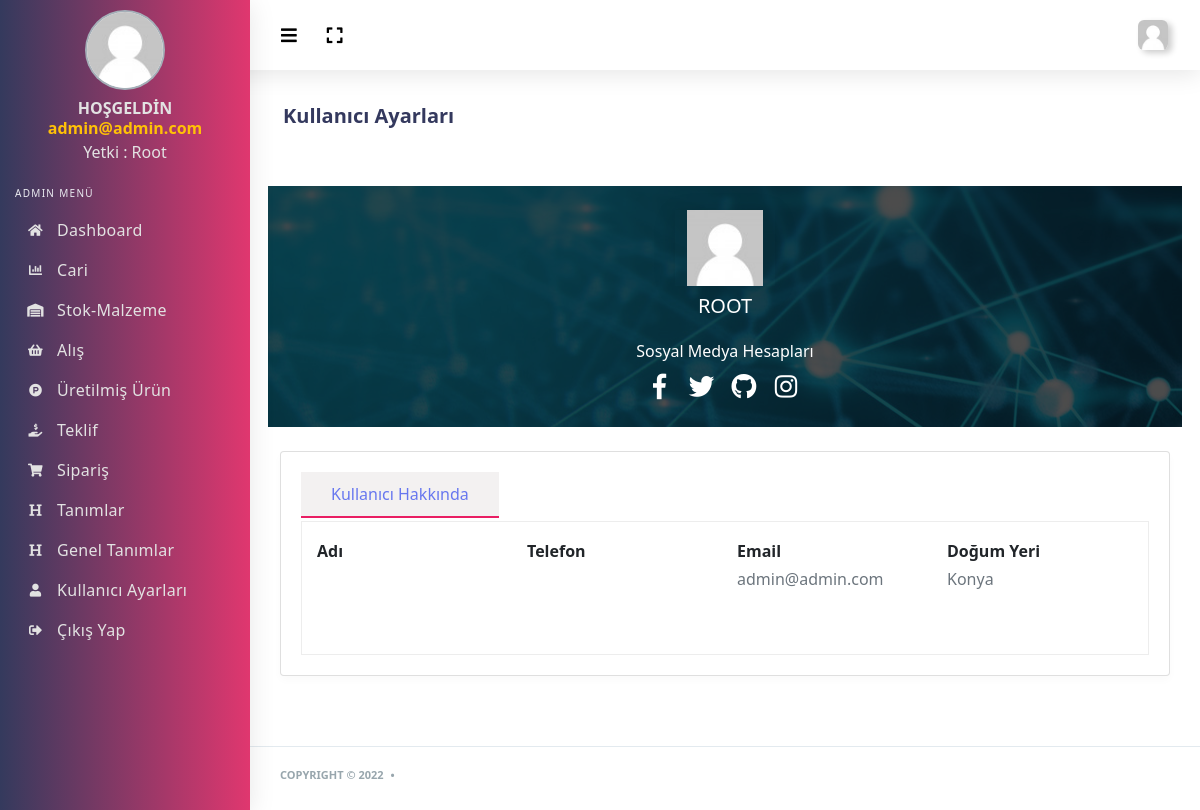
The app's page /admin/kullanici-profil.php (signed in) with its own data.
### tables this page shows
CREATE TABLE `kullanici_tbl` (
  `kullanici_id` int(11) NOT NULL,
  `kullanici_foto` varchar(500) NOT NULL,
  `kullanici_ad` varchar(50) NOT NULL,
  `kullanici_sifre` varchar(50) NOT NULL,
  `kullanici_zaman` date NOT NULL,
  `kullanici_hakkinda` text NOT NULL,
  `kullanici_dogumyeri` varchar(50) NOT NULL,
  `kullanici_adsoyad` varchar(100) NOT NULL,
  `kullanici_yetki` int(2) NOT NULL,
  `kullanici_facebook` varchar(500) NOT NULL,
  `kullanici_twitter` varchar(500) NOT NULL,
  `kullanici_github` varchar(500) NOT NULL,
  `kullanici_instagram` varchar(500) NOT NULL,
  `kullanici_tel` varchar(50) NOT NULL
);

### admin/kullanici-profil.php (the view, shortened to what this page needs)
<?php include 'header.php' ?>
<?php include 'sidebar.php' ?>
<div class="main-content">
  <section class="section">
    <div class="section-header">
      <div class="row">
        <div class="col-xl-6 col-lg-6 col-md-6 col-sm-12">
          <div class="section-header-breadcrumb-content">
            <h1>Kullanıcı Ayarları</h1>
          </div>
        </div>
      </div>
    </div>
    <div class="section-body">
      <div class="row mt-sm-4 background-image-body">
        <div class="col-md-12 col-lg-12 box-center">
          <div class="row author-box">
            <img alt="image" src="<?php echo $kullanicicek['kullanici_foto'] ?>" class="author-box-picture box-center mt-4">
          </div>
          <div class="row author-box">
            <div class="page-inner box-center align-center">
              <div class="page-description">
                <h5><?php
                if ($kullanicicek['kullanici_yetki']==0 ) {
                  echo "ROOT";
                }elseif ($kullanicicek['kullanici_yetki']==1 ) {
                  echo "YÖNETİCİ";
                }elseif ($kullanicicek['kullanici_yetki']==2 ) {
                  echo "ÜYE";
                }else{
                  echo "KULLANICI";
                }
                ?></h5>
              </div>
            </div>
          </div>
          <div class="row author-box mb-4">
            <div class="box-center align-center">
              <div class="mb-2 mt-3">
                <h6>Sosyal Medya Hesapları</h6>
              </div>
              <a href="<?php echo $kullanicicek['kullanici_facebook']?>" class="btn btn-social-icon mr-1 btn-facebook">
                <i class="fab fa-facebook-f"></i>
              </a>
              <a href="<?php echo $kullanicicek['kullanici_twitter'] ?>" class="btn btn-social-icon mr-1 btn-twitter">
                <i class="fab fa-twitter"></i>
              </a>
              <a href="<?php echo $kullanicicek['kullanici_github'] ?>" class="btn btn-social-icon mr-1 btn-github">
                <i class="fab fa-github"></i>
              </a>
              <a href="<?php echo $kullanicicek['kullanici_instagram'] ?>" class="btn btn-social-icon mr-1 btn-instagram">
                <i class="fab fa-instagram"></i>
              </a>
            </div>
          </div>
        </div>
      </div>
      <div class="row mt-sm-4">
        <div class="col-12 col-md-12 col-lg-12">
          <div class="card">
            <div class="padding-20">
              <ul class="nav nav-pills mb-1" id="myTab2" role="tablist">
                <li class="nav-item">
                  <a class="nav-link active" id="home-tab2" data-toggle="tab" href="#about" role="tab"
                  aria-selected="true">Kullanıcı Hakkında</a>
                </li>
              </ul>
              <div class="tab-content tab-bordered" id="myTab3Content">
                <div class="tab-pane fade show active" id="about" role="tabpanel" aria-labelledby="home-tab2">
                  <div class="row">
                    <div class="col-md-3 col-6 b-r">
                      <strong>Adı</strong>
                      <br>
                    </div>
                    <div class="col-md-3 col-6 b-r">
                      <strong>Telefon</strong>
                      <br>
                    </div>
                    <div class="col-md-3 col-6 b-r">
                      <strong>Email</strong>
                      <br>
                      <p class="text-muted"><?php echo $kullanicicek['kullanici_ad'] ?></p>
                    </div>
                    <div class="col-md-3 col-6">
                      <strong>Doğum Yeri</strong>
                      <br>
                      <p class="text-muted"><?php echo $kullanicicek['kullanici_dogumyeri']; ?></p>
                    </div>
                  </div>
                </div>
              </div>
            </div>
          </div>
        </div>
      </div>
    </div>
  </section>
</div>
</div>
<?php include 'footer.php' ?>

### admin/header.php (shortened to what this page needs)
<?php
include '../baglan.php';
$kullanicisor =$db->prepare("SELECT * FROM kullanici_tbl WHERE kullanici_ad=:ad");
$kullanicisor->execute(array(
  'ad' => $_SESSION['kullanici_ad']
));
$kullanicicek=$kullanicisor->fetch(PDO::FETCH_ASSOC);
?>
<!DOCTYPE html>
<html lang="en">
<head>
  <link rel="stylesheet" href="assets/css/app.min.css">
  <link rel="stylesheet" href="assets/css/style.css">
  <link rel="stylesheet" href="assets/css/components.css">
  <link rel="stylesheet" href="assets/bundles/bootstrap-social/bootstrap-social.css">
  <link rel="stylesheet" href="assets/bundles/flag-icon-css/css/flag-icon.min.css">
  <link rel="stylesheet" href="assets/dropzone/dist/dropzone.css">
  <link rel="stylesheet" href="assets/dropzone/dist/basic.css">
  <link rel="stylesheet" href="assets/css/bootstrap.min.css">
</head>
<body>
  <div id="app">
    <div class="main-wrapper main-wrapper-1">
      <div class="navbar-bg"></div>
      <nav class="navbar navbar-expand-lg main-navbar">
        <div class="form-inline mr-auto">
          <ul class="navbar-nav mr-3">
            <li><a href="#" data-toggle="sidebar" class="nav-link nav-link-lg collapse-btn"><i
              class="fas fa-bars"></i></a></li>
              <li><a href="#" class="nav-link nav-link-lg fullscreen-btn">
                <i class="fas fa-expand"></i>
              </a>
            </li>
          </ul>
        </div>
        <ul class="navbar-nav navbar-right">
          <li class="dropdown"><a href="#" data-toggle="dropdown"
            class="nav-link dropdown-toggle nav-link-lg nav-link-user">
            <img alt="image" src="<?=$kullanicicek['kullanici_foto'] ?>" class="user-img-radious-style">
            <span class="d-sm-none d-lg-inline-block"></span></a>
          </li>
        </ul>
      </nav>

### admin/sidebar.php
<?php
$kullanicisor =$db->prepare("SELECT * FROM kullanici_tbl WHERE kullanici_ad=:ad");
$kullanicisor->execute(array(
  'ad' => $_SESSION['kullanici_ad']
));
$kullanicicek=$kullanicisor->fetch(PDO::FETCH_ASSOC);
?>
<div class="main-sidebar sidebar-style-2">
  <aside id="sidebar-wrapper">
    <ul class="sidebar-menu">
      <li class="dropdown active" style="display: block;">
        <div class="sidebar-profile">
          <div class="siderbar-profile-pic">
            <img src="<?php echo $kullanicicek['kullanici_foto'] ?>" class="profile-img-circle box-center" alt="User Image">
          </div>
          <div class="siderbar-profile-details">
            <div class="siderbar-profile-name">HOŞGELDİN</div>
            <div class="siderbar-profile-name text-warning"><?php echo $_SESSION['kullanici_ad'] ?> </div>
            <div class="sidebar-profile-position">
              <?php if ($kullanicicek['kullanici_yetki']==0) {
                echo "Yetki : Root";
              }elseif ($kullanicicek['kullanici_yetki']==1) {
                echo "Yetki: Yönetici";
              }else{echo "Yetki: Üye";}
              ?></div>
            </div>
          </div>
        </li>
        <li class="menu-header">Admin Menü</li>
        <li><a class="nav-link" href="index.php"><i class="fas fa-home"></i><span>Dashboard</span></a></li>
        <?php if($kullanicicek['kullanici_yetki']<=1) { ?>
          <li><a class="nav-link" href="cari.php"><i class="fas fa-chart-bar"></i><span>Cari</span></a></li>
          <li><a class="nav-link" href="stok.php"><i class="fas fa-warehouse"></i><span>Stok-Malzeme</span></a></li>
          <li><a class="nav-link" href="alis.php"><i class="fas fa-shopping-basket"></i><span>Alış</span></a></li>
          <li><a class="nav-link" href="urun.php"><i class="fab fa-product-hunt"></i><span>Üretilmiş Ürün</span></a></li>
          <li><a class="nav-link" href="teklif.php"><i class="fas fa-hand-holding-usd"></i><span>Teklif</span></a></li>
          <li><a class="nav-link" href="siparis.php"><i class="fas fa-shopping-cart"></i><span>Sipariş</span></a></li>
          <li><a class="nav-link" href="tanimlar.php"><i class="fas fa-heading"></i><span>Tanımlar</span></a></li>
          <li><a class="nav-link" href="geneltanimlar.php"><i class="fas fa-heading"></i><span>Genel Tanımlar</span></a></li>
          <?php if ($kullanicicek['kullanici_yetki']==0) { ?>
            <li><a class="nav-link" href="kullanicilar.php"><i class="fas fa-user"></i><span>Kullanıcı Ayarları</span></a></li>
          <?php } ?>
        <?php } ?>
        <li><a class="nav-link" href="logout.php"><i class="fas fa-sign-out-alt"></i><span>Çıkış Yap</span></a></li>
      </ul>
    </aside>
  </div>

### admin/assets/css/components.css (style rules this page uses)
.author-box .author-box-picture { width:100px;box-shadow:0 4px 25px 0 rgba(0,0,0,.1) }
.box-center { margin:0 auto }
.box-center a { text-decoration:none;color:#fff }
.box-center h5,.box-center h6 { color:#fff }
.background-image-body { background:linear-gradient(to bottom,rgba(0,0,0,.7) 0,rgba(0,0,0,.7) 100%),url(../img/auth-background-image.jpg) }

### records on screen
kullanici_tbl: kullanici_foto (placeholder picture), kullanici_ad "admin@admin.com", kullanici_dogumyeri "Konya"

### other values on screen
$_SESSION['kullanici_ad'] "admin@admin.com"
